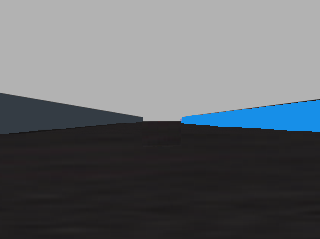
#> input picture Follow Line/First steps/background.png, 320 x 239 px
$ python dataset_generator.py
#> lines starting #> are read from the running program, lines starting #| are printed output that depends on the picture
import os
import cv2
import math
import numpy as np

from random import randint

if __name__ == '__main__':
	# We check if dataset exists
	foldername = 'Dataset'
	if not os.path.exists(foldername): os.makedirs(foldername)
	folder_images = foldername + '/' + 'Images'
	if not os.path.exists(folder_images): os.makedirs(folder_images)
	filename = foldername + '/' + 'angles.txt'
	file = open(filename,"w")

	# Open background image
	background = cv2.imread('background.png')
#> background is the input picture: shape (239, 320, 3); mean B, G, R 106.5, 102.7, 99.2

	# Variables
	number_images = 200
	width1 = 4
	width2 = 80
	limit_p1 = [144, 121]
	limit_p2 = [180-width1, 121]
	limit_p3 = [0, 239]
	limit_p4 = [320-width2, 239]

	# We generate the dataset if it doesn't exist. If the dataset exists, we update values
	for i in range(0, number_images):
		# We update the img
		img = np.copy(background)

		# Random points
		pt1 = [randint(limit_p1[0], limit_p2[0]), limit_p1[1]]
		pt2 = [pt1[0]+width1, limit_p2[1]]
		pt3 = [randint(limit_p3[0], limit_p4[0]), limit_p3[1]]
		pt4 = [pt3[0]+width2, limit_p4[1]]

		# We draw polygone on image
		pts = np.array([pt1, pt2, pt4, pt3], np.int32)
		pts = pts.reshape((-1,1,2))
		img = cv2.fillPoly(img, [pts], (255,0,0))

		# We save the image
		number = i + 1
		name_image = folder_images + '/' + str(number) + '.png'
		cv2.imwrite(name_image,img)

		# We calculate the line's angle
		pmiddle_up = [float((pt1[0] + pt2[0])/2), pt1[1]]
		pmiddle_down = [float((pt3[0] + pt4[0])/2), pt3[1]]
		angle = math.atan(float((pmiddle_up[1] - pmiddle_down[1]) / (pmiddle_up[0] - pmiddle_down[0])))

		degrees = -angle * 180 / math.pi

		# We write on txt
		text = str(degrees) + '\n'
		file.write(text)
#> this loop made 200 passes
#> pass 1, `img = cv2.fillPoly(img, [pts], (255,0,0))`:
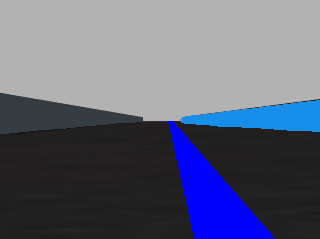
#> img: shape (239, 320, 3); mean B, G, R 121.3, 100.7, 97
#> pass 2, `img = cv2.fillPoly(img, [pts], (255,0,0))`:
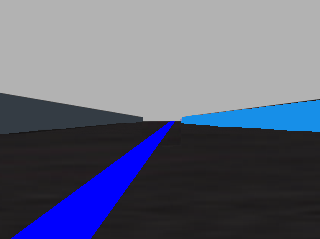
#> img: shape (239, 320, 3); mean B, G, R 121.2, 100.7, 97.1
#> pass 3, `img = cv2.fillPoly(img, [pts], (255,0,0))`:
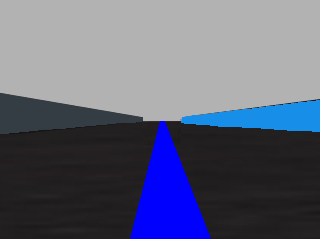
#> img: shape (239, 320, 3); mean B, G, R 121.3, 100.7, 97

	# We close txt file
	file.close()
